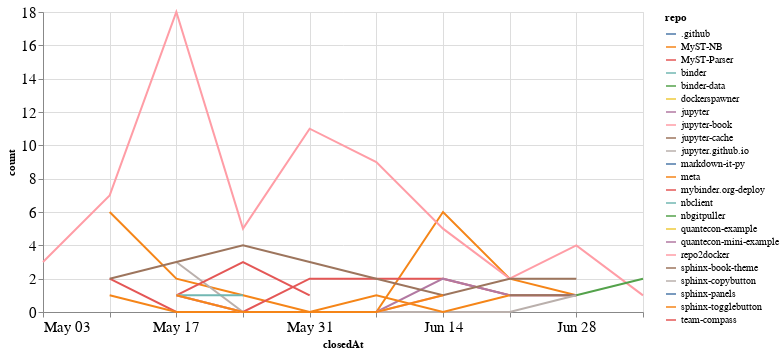

The notebook cell saved with this chart:
### Code cell
closed_by_time = closed_by.groupby('repo').resample('W', on='closedAt').count()['author'].reset_index()
closed_by_time = closed_by_time.rename(columns={'author': 'count'})

alt.Chart(closed_by_time, width=600).mark_line().encode(
    x='closedAt',
    y='count',
    color='repo',
    tooltip="repo"
)

### Figure 1 — Vega-Lite specification as saved in the notebook (floating-point values rounded to 4 significant figures)
{"config": {"axisLeft": {"labelFontSize": 15}, "axisBottom": {"labelFontSize": 15}}, "data": {"name": "data-02f7bdad4ee7af124cd19d5d7cbb148e"}, "mark": "line", "encoding": {"color": {"type": "nominal", "field": "repo"}, "tooltip": {"type": "nominal", "field": "repo"}, "x": {"type": "temporal", "field": "closedAt"}, "y": {"type": "quantitative", "field": "count"}}, "width": 600, "$schema": "https://vega.github.io/schema/vega-lite/v4.8.1.json", "datasets": {"data-02f7bdad4ee7af124cd19d5d7cbb148e": [{"repo": ".github", "closedAt": "2020-07-05T00:00:00", "count": 1}, {"repo": "MyST-NB", "closedAt": "2020-05-10T00:00:00", "count": 6}, {"repo": "MyST-NB", "closedAt": "2020-05-17T00:00:00", "count": 2}, {"repo": "MyST-NB", "closedAt": "2020-05-24T00:00:00", "count": 1}, {"repo": "MyST-NB", "closedAt": "2020-05-31T00:00:00", "count": 0}, {"repo": "MyST-NB", "closedAt": "2020-06-07T00:00:00", "count": 0}, {"repo": "MyST-NB", "closedAt": "2020-06-14T00:00:00", "count": 6}, {"repo": "MyST-NB", "closedAt": "2020-06-21T00:00:00", "count": 2}, {"repo": "MyST-NB", "closedAt": "2020-06-28T00:00:00", "count": 1}, {"repo": "MyST-Parser", "closedAt": "2020-05-10T00:00:00", "count": 2}, {"repo": "MyST-Parser", "closedAt": "2020-05-17T00:00:00", "count": 0}, {"repo": "MyST-Parser", "closedAt": "2020-05-24T00:00:00", "count": 0}, {"repo": "MyST-Parser", "closedAt": "2020-05-31T00:00:00", "count": 2}, {"repo": "MyST-Parser", "closedAt": "2020-06-07T00:00:00", "count": 2}, {"repo": "MyST-Parser", "closedAt": "2020-06-14T00:00:00", "count": 2}, {"repo": "MyST-Parser", "closedAt": "2020-06-21T00:00:00", "count": 1}, {"repo": "MyST-Parser", "closedAt": "2020-06-28T00:00:00", "count": 1}, {"repo": "binder", "closedAt": "2020-06-28T00:00:00", "count": 1}, {"repo": "binder-data", "closedAt": "2020-06-21T00:00:00", "count": 1}, {"repo": "dockerspawner", "closedAt": "2020-06-28T00:00:00", "count": 2}, {"repo": "jupyter", "closedAt": "2020-05-17T00:00:00", "count": 1}, {"repo": "jupyter", "closedAt": "2020-05-24T00:00:00", "count": 0}, {"repo": "jupyter", "closedAt": "2020-05-31T00:00:00", "count": 0}, {"repo": "jupyter", "closedAt": "2020-06-07T00:00:00", "count": 0}, {"repo": "jupyter", "closedAt": "2020-06-14T00:00:00", "count": 2}, {"repo": "jupyter", "closedAt": "2020-06-21T00:00:00", "count": 1}, {"repo": "jupyter", "closedAt": "2020-06-28T00:00:00", "count": 1}, {"repo": "jupyter-book", "closedAt": "2020-05-03T00:00:00", "count": 3}, {"repo": "jupyter-book", "closedAt": "2020-05-10T00:00:00", "count": 7}, {"repo": "jupyter-book", "closedAt": "2020-05-17T00:00:00", "count": 18}, {"repo": "jupyter-book", "closedAt": "2020-05-24T00:00:00", "count": 5}, {"repo": "jupyter-book", "closedAt": "2020-05-31T00:00:00", "count": 11}, {"repo": "jupyter-book", "closedAt": "2020-06-07T00:00:00", "count": 9}, {"repo": "jupyter-book", "closedAt": "2020-06-14T00:00:00", "count": 5}, {"repo": "jupyter-book", "closedAt": "2020-06-21T00:00:00", "count": 2}, {"repo": "jupyter-book", "closedAt": "2020-06-28T00:00:00", "count": 4}, {"repo": "jupyter-book", "closedAt": "2020-07-05T00:00:00", "count": 1}, {"repo": "jupyter-cache", "closedAt": "2020-06-21T00:00:00", "count": 1}, {"repo": "jupyter-cache", "closedAt": "2020-06-28T00:00:00", "count": 1}, {"repo": "jupyter.github.io", "closedAt": "2020-05-17T00:00:00", "count": 3}, {"repo": "jupyter.github.io", "closedAt": "2020-05-24T00:00:00", "count": 0}, {"repo": "jupyter.github.io", "closedAt": "2020-05-31T00:00:00", "count": 0}, {"repo": "jupyter.github.io", "closedAt": "2020-06-07T00:00:00", "count": 0}, {"repo": "jupyter.github.io", "closedAt": "2020-06-14T00:00:00", "count": 0}, {"repo": "jupyter.github.io", "closedAt": "2020-06-21T00:00:00", "count": 0}, {"repo": "jupyter.github.io", "closedAt": "2020-06-28T00:00:00", "count": 1}, {"repo": "markdown-it-py", "closedAt": "2020-05-10T00:00:00", "count": 2}, {"repo": "meta", "closedAt": "2020-05-10T00:00:00", "count": 1}, {"repo": "meta", "closedAt": "2020-05-17T00:00:00", "count": 0}, {"repo": "meta", "closedAt": "2020-05-24T00:00:00", "count": 0}, {"repo": "meta", "closedAt": "2020-05-31T00:00:00", "count": 0}, {"repo": "meta", "closedAt": "2020-06-07T00:00:00", "count": 1}, {"repo": "meta", "closedAt": "2020-06-14T00:00:00", "count": 0}, {"repo": "meta", "closedAt": "2020-06-21T00:00:00", "count": 1}, {"repo": "mybinder.org-deploy", "closedAt": "2020-05-17T00:00:00", "count": 1}, {"repo": "mybinder.org-deploy", "closedAt": "2020-05-24T00:00:00", "count": 3}, {"repo": "mybinder.org-deploy", "closedAt": "2020-05-31T00:00:00", "count": 1}, {"repo": "nbclient", "closedAt": "2020-05-17T00:00:00", "count": 1}, {"repo": "nbclient", "closedAt": "2020-05-24T00:00:00", "count": 1}, {"repo": "nbgitpuller", "closedAt": "2020-06-28T00:00:00", "count": 1}, {"repo": "nbgitpuller", "closedAt": "2020-07-05T00:00:00", "count": 2}, {"repo": "quantecon-example", "closedAt": "2020-05-17T00:00:00", "count": 1}, {"repo": "quantecon-mini-example", "closedAt": "2020-06-21T00:00:00", "count": 1}, {"repo": "repo2docker", "closedAt": "2020-05-17T00:00:00", "count": 1}, {"repo": "repo2docker", "closedAt": "2020-05-24T00:00:00", "count": 0}, {"repo": "repo2docker", "closedAt": "2020-05-31T00:00:00", "count": 0}, {"repo": "repo2docker", "closedAt": "2020-06-07T00:00:00", "count": 0}, {"repo": "repo2docker", "closedAt": "2020-06-14T00:00:00", "count": 1}, {"repo": "sphinx-book-theme", "closedAt": "2020-05-10T00:00:00", "count": 2}, {"repo": "sphinx-book-theme", "closedAt": "2020-05-17T00:00:00", "count": 3}, {"repo": "sphinx-book-theme", "closedAt": "2020-05-24T00:00:00", "count": 4}, {"repo": "sphinx-book-theme", "closedAt": "2020-05-31T00:00:00", "count": 3}, {"repo": "sphinx-book-theme", "closedAt": "2020-06-07T00:00:00", "count": 2}, {"repo": "sphinx-book-theme", "closedAt": "2020-06-14T00:00:00", "count": 1}, {"repo": "sphinx-book-theme", "closedAt": "2020-06-21T00:00:00", "count": 2}, {"repo": "sphinx-book-theme", "closedAt": "2020-06-28T00:00:00", "count": 2}, {"repo": "sphinx-copybutton", "closedAt": "2020-06-21T00:00:00", "count": 2}, {"repo": "sphinx-panels", "closedAt": "2020-05-10T00:00:00", "count": 1}, {"repo": "sphinx-togglebutton", "closedAt": "2020-05-17T00:00:00", "count": 1}, {"repo": "sphinx-togglebutton", "closedAt": "2020-05-24T00:00:00", "count": 0}, {"repo": "sphinx-togglebutton", "closedAt": "2020-05-31T00:00:00", "count": 0}, {"repo": "sphinx-togglebutton", "closedAt": "2020-06-07T00:00:00", "count": 0}, {"repo": "sphinx-togglebutton", "closedAt": "2020-06-14T00:00:00", "count": 1}, {"repo": "team-compass", "closedAt": "2020-06-28T00:00:00", "count": 2}]}}
